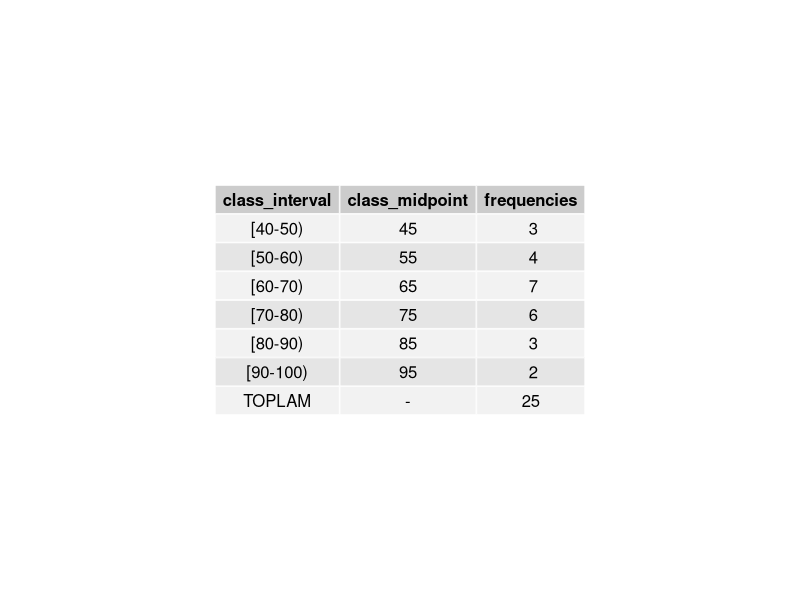
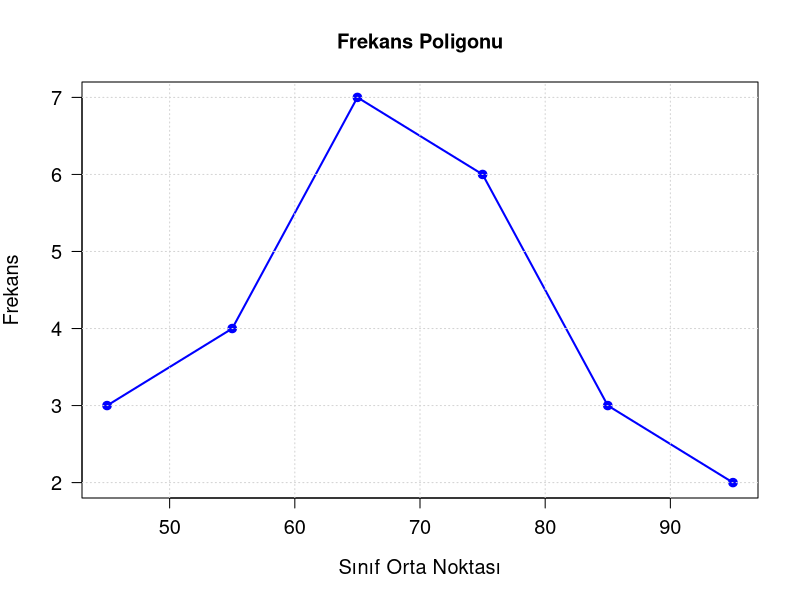

The R source for these figures, in order:
# Sınıf alt sınırları (lower class boundaries)
class_lower <- c(40, 50, 60, 70, 80, 90)

# Sınıf üst sınırları (upper class boundaries)
class_upper <- c(50, 60, 70, 80, 90, 100)

# Sınıf orta noktalarını hesapla (calculate class midpoints)
# Orta nokta = (Alt sınır + Üst sınır) / 2
class_midpoint <- (class_lower + class_upper) / 2

# Frekanslar (frequencies)
frequencies <- c(3, 4, 7, 6, 3, 2)

# Sınıf aralıklarını oluştur (create class intervals as text)
class_interval <- paste0("[", class_lower, "-", class_upper, ")")

# Frekans poligonu tablosu oluştur (create frequency polygon table)
polygon_table <- data.frame(
  class_interval,      # Sınıf aralığı
  class_midpoint,      # Sınıf orta noktası
  frequencies          # Frekans
)

# Toplam satırını ekle (add total row)
total_row <- data.frame(
  class_interval = "TOPLAM",
  class_midpoint = "-",
  frequencies = sum(frequencies)
)
polygon_table_with_total <- rbind(polygon_table, total_row)

# Hesaplama bilgilerini göster
cat("\n=== Frekans Poligonu Hesaplama Bilgileri ===\n")
cat("Toplam Gözlem Sayısı (N):", sum(frequencies), "\n")
cat("Sınıf Orta Noktası = (Alt Sınır + Üst Sınır) / 2\n\n")

# Tabloyu konsolda göster
print(polygon_table_with_total, row.names = FALSE)

# Tabloyu View ile göster
View(polygon_table_with_total)

# Tabloyu PNG olarak kaydet
if (!require(gridExtra)) install.packages("gridExtra")
library(gridExtra)

png("chapter3/2-grafik/1-frekans-poligonu-1-table.png", width = 800, height = 500)
grid.table(polygon_table_with_total, rows = NULL)
dev.off()
cat("Frekans poligonu tablosu 'chapter3/2-grafik/1-frekans-poligonu-1-table.png' dosyasına kaydedildi.\n")

# Frekans poligonu grafiğini oluştur ve PNG olarak kaydet (create frequency polygon and save as PNG)
png("chapter3/2-grafik/1-frekans-poligonu-1.png", width = 800, height = 600)
plot(class_midpoint, frequencies, type="o", main="Frekans Poligonu",
     xlab="Sınıf Orta Noktası", ylab="Frekans", 
     col="blue", lwd=2, pch=19, las=1, cex.axis=1.2, cex.lab=1.2)
grid()  # Izgara ekle
dev.off()
cat("Frekans poligonu grafiği 'chapter3/2-grafik/1-frekans-poligonu-1.png' dosyasına kaydedildi.\n")
